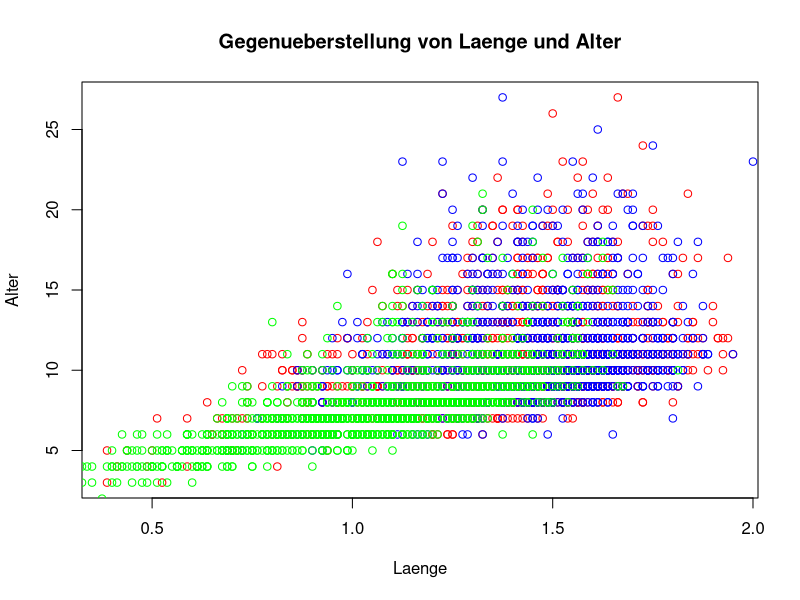

Reproduce this figure in R.
################################################################################
#
#   PStA Maschinelles Lernen SS2024
#   Datensatz:  Crab Age Prediction
#       Kaggle: https://www.kaggle.com/datasets/sidhus/crab-age-prediction
#
#   Vorgelegt von:  Sami Taieb (00803933) AI-M
#
################################################################################


# Daten einlesen
setwd("C:/Users/administrator.ICD/Desktop/R ML")

Daten <- read.csv("CrabAgePrediction.csv",header=TRUE,sep=",", fill=TRUE, stringsAsFactors=TRUE)


# Datenkorrektur
Daten[, "Sex"] <- as.factor(Daten[, "Sex"])

# Datensatz in Geschlaechter aufteilen
Daten_M <- Daten[which(Daten$Sex == "M"), ]
Daten_F <- Daten[which(Daten$Sex == "F"), ]
Daten_I <- Daten[which(Daten$Sex == "I"), ]

##!! Abstand zueinander zu gering
plot(Daten_M[, "Length"], Daten_M[, "Age"], main="Gegenueberstellung von Laenge und Alter", xlab="Laenge", ylab="Alter", col="red", cex=1)
points(Daten_F[, "Length"], Daten_F[, "Age"], col="blue", cex=1)
points(Daten_I[, "Length"], Daten_I[, "Age"], col="green", cex=1)